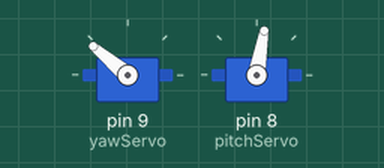
Recording of a sketch running on a simulated Arduino Uno, built with avr-gcc and run on an emulated ATmega328P. Parts: 2 × servo.

Above: at 0.05 s.
At 1.4 s:
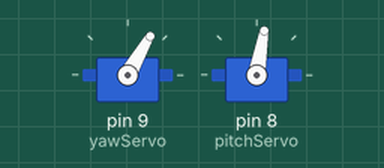
At 2.1 s:
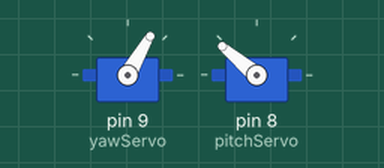
At 2.8 s:
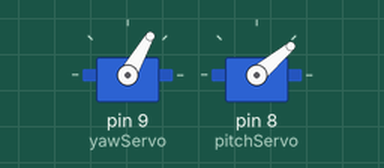
Timing chart, 0 to 6.4 s (numbered marks = the images above):
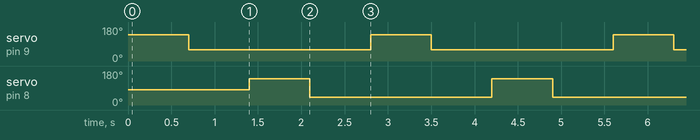

The sketch:

DualServoPan.ino
```cpp
/*
 Controlling a servo position using a potentiometer (variable resistor)
 by Michal Rinott <http://people.interaction-ivrea.it/m.rinott>

 modified on 8 Nov 2013
 by Scott Fitzgerald
 http://www.arduino.cc/en/Tutorial/Knob
*/

#include <Servo.h>

Servo pitchServo;  // create servo object to control a servo
Servo yawServo;

int pitchZeroAngle = 80;
int yawZeroAngle = 100;

//int potpin = 0;  // analog pin used to connect the potentiometer
int val;    // variable to read the value from the analog pin

void setup() {
  yawServo.attach(9);  // attaches the servo on pin 9 to the servo object
  pitchServo.attach(8);
  yawServo.write(yawZeroAngle);
  pitchServo.write(pitchZeroAngle);
  //delay(240);
  //leftEyeServo.detach();
  //rightEyeServo.detach();
  //show_disgust();
}

void loop() {
  yawServo.write(yawZeroAngle+40);
  delay(700);
  yawServo.write(yawZeroAngle-40);
  delay(700);
  pitchServo.write(pitchZeroAngle+60);
  delay(700);
  pitchServo.write(pitchZeroAngle-40);
  delay(700);
}
```

Measured:
- by itself, servo on pin 9 (yawServo): alternates 140° for 0.70 s and 60° for 2.1 s
- by itself, servo on pin 8 (pitchServo): alternates 140° for 0.70 s and 40° for 2.1 s
